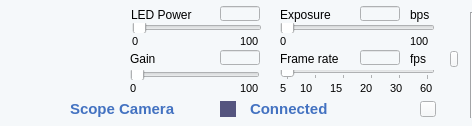
            <widget class="QWidget" name="widget" native="true">
             <property name="sizePolicy">
              <sizepolicy hsizetype="Fixed" vsizetype="Fixed">
               <horstretch>0</horstretch>
               <verstretch>0</verstretch>
              </sizepolicy>
             </property>
             <property name="minimumSize">
              <size>
               <width>472</width>
               <height>126</height>
              </size>
             </property>
             <property name="maximumSize">
              <size>
               <width>472</width>
               <height>126</height>
              </size>
             </property>
             <property name="styleSheet">
              <string notr="true">background-color: rgb(170, 255, 0);
background-color: rgb(245, 248, 250);</string>
             </property>
             <widget class="QToolButton" name="OnScopeCamButton">
              <property name="geometry">
               <rect>
                <x>25</x>
                <y>16</y>
                <width>94</width>
                <height>72</height>
               </rect>
              </property>
              <property name="styleSheet">
               <string notr="true">#OnScopeCamButton{
background-color: transparent; 
border-image: url(:/online/Asset 14.png);
background:none;
border:none;
background-repeat:none;
}
#OnScopeCamButton:pressed
{
border-image:url(:/online/Asset 14_pre.png);
background-repeat: no-repeat;
}
</string>
              </property>
              <property name="text">
               <string/>
              </property>
             </widget>
             <widget class="Line" name="line">
              <property name="geometry">
               <rect>
                <x>470</x>
                <y>12</y>
                <width>2</width>
                <height>106</height>
               </rect>
              </property>
              <property name="sizePolicy">
               <sizepolicy hsizetype="Fixed" vsizetype="Fixed">
                <horstretch>0</horstretch>
                <verstretch>0</verstretch>
               </sizepolicy>
              </property>
              <property name="minimumSize">
               <size>
                <width>2</width>
                <height>106</height>
               </size>
              </property>
              <property name="maximumSize">
               <size>
                <width>2</width>
                <height>106</height>
               </size>
              </property>
              <property name="orientation">
               <enum>Qt::Vertical</enum>
              </property>
             </widget>
             <widget class="QPushButton" name="pushButton_119">
              <property name="geometry">
               <rect>
                <x>450</x>
                <y>51</y>
                <width>8</width>
                <height>16</height>
               </rect>
              </property>
              <property name="sizePolicy">
               <sizepolicy hsizetype="Fixed" vsizetype="Fixed">
                <horstretch>0</horstretch>
                <verstretch>0</verstretch>
               </sizepolicy>
              </property>
              <property name="minimumSize">
               <size>
                <width>8</width>
                <height>16</height>
               </size>
              </property>
              <property name="maximumSize">
               <size>
                <width>8</width>
                <height>16</height>
               </size>
              </property>
              <property name="font">
               <font>
                <family>Arial</family>
               </font>
              </property>
              <property name="styleSheet">
               <string notr="true">border-image: url(:/online/LeftArrow.png);</string>
              </property>
              <property name="text">
               <string/>
              </property>
             </widget>
             <widget class="QPushButton" name="pushButton_120">
              <property name="geometry">
               <rect>
                <x>420</x>
                <y>101</y>
                <width>16</width>
                <height>16</height>
               </rect>
              </property>
              <property name="sizePolicy">
               <sizepolicy hsizetype="Fixed" vsizetype="Fixed">
                <horstretch>0</horstretch>
                <verstretch>0</verstretch>
               </sizepolicy>
              </property>
              <property name="minimumSize">
               <size>
                <width>16</width>
                <height>16</height>
               </size>
              </property>
              <property name="maximumSize">
               <size>
                <width>16</width>
                <height>16</height>
               </size>
              </property>
              <property name="font">
               <font>
                <family>Arial</family>
               </font>
              </property>
              <property name="text">
               <string/>
              </property>
             </widget>
             <widget class="QLabel" name="label_151">
              <property name="geometry">
               <rect>
                <x>70</x>
                <y>101</y>
                <width>140</width>
                <height>16</height>
               </rect>
              </property>
              <property name="sizePolicy">
               <sizepolicy hsizetype="Fixed" vsizetype="Fixed">
                <horstretch>0</horstretch>
                <verstretch>0</verstretch>
               </sizepolicy>
              </property>
              <property name="font">
               <font>
                <family>Arial</family>
                <pointsize>11</pointsize>
                <weight>75</weight>
                <bold>true</bold>
               </font>
              </property>
              <property name="styleSheet">
               <string notr="true">color: rgb(67, 114, 193);</string>
              </property>
              <property name="text">
               <string>Scope Camera</string>
              </property>
             </widget>
             <widget class="QWidget" name="OnScopeCamSign" native="true">
              <property name="geometry">
               <rect>
                <x>220</x>
                <y>101</y>
                <width>16</width>
                <height>16</height>
               </rect>
              </property>
              <property name="sizePolicy">
               <sizepolicy hsizetype="Fixed" vsizetype="Fixed">
                <horstretch>0</horstretch>
                <verstretch>0</verstretch>
               </sizepolicy>
              </property>
              <property name="minimumSize">
               <size>
                <width>16</width>
                <height>16</height>
               </size>
              </property>
              <property name="maximumSize">
               <size>
                <width>16</width>
                <height>16</height>
               </size>
              </property>
              <property name="font">
               <font>
                <family>Arial</family>
               </font>
              </property>
              <property name="styleSheet">
               <string notr="true">background-color: rgb(85, 85, 127);</string>
              </property>
             </widget>
             <widget class="QLabel" name="OnScopeCamStatusLabel">
              <property name="geometry">
               <rect>
                <x>250</x>
                <y>101</y>
                <width>102</width>
                <height>16</height>
               </rect>
              </property>
              <property name="sizePolicy">
               <sizepolicy hsizetype="Fixed" vsizetype="Fixed">
                <horstretch>0</horstretch>
                <verstretch>0</verstretch>
               </sizepolicy>
              </property>
              <property name="font">
               <font>
                <family>Arial</family>
                <pointsize>11</pointsize>
                <weight>75</weight>
                <bold>true</bold>
               </font>
              </property>
              <property name="styleSheet">
               <string notr="true">color: rgb(67, 114, 193);</string>
              </property>
              <property name="text">
               <string>Connected</string>
              </property>
             </widget>
             <widget class="QLabel" name="label_142">
              <property name="geometry">
               <rect>
                <x>131</x>
                <y>6</y>
                <width>89</width>
                <height>18</height>
               </rect>
              </property>
              <property name="font">
               <font>
                <family>Arial</family>
                <pointsize>9</pointsize>
               </font>
              </property>
              <property name="text">
               <string>LED Power</string>
              </property>
             </widget>
             <widget class="QLineEdit" name="OnscopeLEDvalue">
              <property name="geometry">
               <rect>
                <x>220</x>
                <y>6</y>
                <width>40</width>
                <height>15</height>
               </rect>
              </property>
              <property name="sizePolicy">
               <sizepolicy hsizetype="Fixed" vsizetype="Fixed">
                <horstretch>0</horstretch>
                <verstretch>0</verstretch>
               </sizepolicy>
              </property>
              <property name="minimumSize">
               <size>
                <width>40</width>
                <height>15</height>
               </size>
              </property>
              <property name="maximumSize">
               <size>
                <width>40</width>
                <height>15</height>
               </size>
              </property>
              <property name="font">
               <font>
                <family>Arial</family>
                <pointsize>8</pointsize>
               </font>
              </property>
              <property name="text">
               <string/>
              </property>
             </widget>
             <widget class="QSlider" name="OnscopeLEDslider">
              <property name="geometry">
               <rect>
                <x>132</x>
                <y>23</y>
                <width>130</width>
                <height>10</height>
               </rect>
              </property>
              <property name="font">
               <font>
                <family>Arial</family>
               </font>
              </property>
              <property name="orientation">
               <enum>Qt::Horizontal</enum>
              </property>
             </widget>
             <widget class="QLabel" name="label_145">
              <property name="geometry">
               <rect>
                <x>132</x>
                <y>33</y>
                <width>16</width>
                <height>16</height>
               </rect>
              </property>
              <property name="sizePolicy">
               <sizepolicy hsizetype="Fixed" vsizetype="Fixed">
                <horstretch>0</horstretch>
                <verstretch>0</verstretch>
               </sizepolicy>
              </property>
              <property name="font">
               <font>
                <family>Arial</family>
                <pointsize>8</pointsize>
               </font>
              </property>
              <property name="layoutDirection">
               <enum>Qt::LeftToRight</enum>
              </property>
              <property name="text">
               <string>0</string>
              </property>
              <property name="alignment">
               <set>Qt::AlignLeading|Qt::AlignLeft|Qt::AlignVCenter</set>
              </property>
             </widget>
             <widget class="QLabel" name="label_147">
              <property name="geometry">
               <rect>
                <x>240</x>
                <y>33</y>
                <width>24</width>
                <height>16</height>
               </rect>
              </property>
              <property name="sizePolicy">
               <sizepolicy hsizetype="Fixed" vsizetype="Fixed">
                <horstretch>0</horstretch>
                <verstretch>0</verstretch>
               </sizepolicy>
              </property>
              <property name="font">
               <font>
                <family>Arial</family>
                <pointsize>8</pointsize>
               </font>
              </property>
              <property name="layoutDirection">
               <enum>Qt::LeftToRight</enum>
              </property>
              <property name="text">
               <string>100</string>
              </property>
              <property name="alignment">
               <set>Qt::AlignLeading|Qt::AlignLeft|Qt::AlignVCenter</set>
              </property>
             </widget>
             <widget class="QLabel" name="label_144">
              <property name="geometry">
               <rect>
                <x>130</x>
                <y>50</y>
                <width>35</width>
                <height>18</height>
               </rect>
              </property>
              <property name="sizePolicy">
               <sizepolicy hsizetype="Fixed" vsizetype="Fixed">
                <horstretch>0</horstretch>
                <verstretch>0</verstretch>
               </sizepolicy>
              </property>
              <property name="font">
               <font>
                <family>Arial</family>
                <pointsize>9</pointsize>
               </font>
              </property>
              <property name="text">
               <string>Gain</string>
              </property>
             </widget>
             <widget class="QLineEdit" name="OnscopeGainValue">
              <property name="geometry">
               <rect>
                <x>220</x>
                <y>50</y>
                <width>40</width>
                <height>15</height>
               </rect>
              </property>
              <property name="sizePolicy">
               <sizepolicy hsizetype="Fixed" vsizetype="Fixed">
                <horstretch>0</horstretch>
                <verstretch>0</verstretch>
               </sizepolicy>
              </property>
              <property name="minimumSize">
               <size>
                <width>40</width>
                <height>15</height>
               </size>
              </property>
              <property name="maximumSize">
               <size>
                <width>40</width>
                <height>15</height>
               </size>
              </property>
              <property name="font">
               <font>
                <family>Arial</family>
                <pointsize>8</pointsize>
               </font>
              </property>
             </widget>
             <widget class="QSlider" name="OnscopeGainSlider">
              <property name="geometry">
               <rect>
                <x>130</x>
                <y>70</y>
                <width>130</width>
                <height>10</height>
               </rect>
              </property>
              <property name="font">
               <font>
                <family>Arial</family>
               </font>
              </property>
              <property name="orientation">
               <enum>Qt::Horizontal</enum>
              </property>
             </widget>
             <widget class="QLabel" name="label_146">
              <property name="geometry">
               <rect>
                <x>130</x>
                <y>80</y>
                <width>16</width>
                <height>16</height>
               </rect>
              </property>
              <property name="sizePolicy">
               <sizepolicy hsizetype="Fixed" vsizetype="Fixed">
                <horstretch>0</horstretch>
                <verstretch>0</verstretch>
               </sizepolicy>
              </property>
              <property name="font">
               <font>
                <family>Arial</family>
                <pointsize>8</pointsize>
               </font>
              </property>
              <property name="layoutDirection">
               <enum>Qt::LeftToRight</enum>
              </property>
              <property name="text">
               <string>0</string>
              </property>
              <property name="alignment">
               <set>Qt::AlignLeading|Qt::AlignLeft|Qt::AlignVCenter</set>
              </property>
             </widget>
             <widget class="QLabel" name="label_152">
              <property name="geometry">
               <rect>
                <x>240</x>
                <y>80</y>
                <width>24</width>
                <height>16</height>
               </rect>
              </property>
              <property name="sizePolicy">
               <sizepolicy hsizetype="Fixed" vsizetype="Fixed">
                <horstretch>0</horstretch>
                <verstretch>0</verstretch>
               </sizepolicy>
              </property>
              <property name="font">
               <font>
                <family>Arial</family>
                <pointsize>8</pointsize>
               </font>
              </property>
              <property name="layoutDirection">
               <enum>Qt::LeftToRight</enum>
              </property>
              <property name="text">
               <string>100</string>
              </property>
              <property name="alignment">
               <set>Qt::AlignLeading|Qt::AlignLeft|Qt::AlignVCenter</set>
              </property>
             </widget>
             <widget class="QLabel" name="label_150">
              <property name="geometry">
               <rect>
                <x>280</x>
                <y>6</y>
                <width>78</width>
                <height>18</height>
               </rect>
              </property>
              <property name="sizePolicy">
               <sizepolicy hsizetype="Fixed" vsizetype="Fixed">
                <horstretch>0</horstretch>
                <verstretch>0</verstretch>
               </sizepolicy>
              </property>
              <property name="font">
               <font>
                <family>Arial</family>
                <pointsize>9</pointsize>
               </font>
              </property>
              <property name="text">
               <string>Exposure</string>
              </property>
             </widget>
             <widget class="QLineEdit" name="OnscopeExposureValue">
              <property name="geometry">
               <rect>
                <x>360</x>
                <y>6</y>
                <width>40</width>
                <height>15</height>
               </rect>
              </property>
              <property name="sizePolicy">
               <sizepolicy hsizetype="Fixed" vsizetype="Fixed">
                <horstretch>0</horstretch>
                <verstretch>0</verstretch>
               </sizepolicy>
              </property>
              <property name="minimumSize">
               <size>
                <width>40</width>
                <height>15</height>
               </size>
              </property>
              <property name="maximumSize">
               <size>
                <width>40</width>
                <height>15</height>
               </size>
              </property>
              <property name="font">
               <font>
                <family>Arial</family>
                <pointsize>8</pointsize>
               </font>
              </property>
             </widget>
             <widget class="QLabel" name="label_218">
              <property name="geometry">
               <rect>
                <x>410</x>
                <y>6</y>
                <width>30</width>
                <height>18</height>
               </rect>
              </property>
              <property name="sizePolicy">
               <sizepolicy hsizetype="Fixed" vsizetype="Fixed">
                <horstretch>0</horstretch>
                <verstretch>0</verstretch>
               </sizepolicy>
              </property>
              <property name="font">
               <font>
                <family>Arial</family>
                <pointsize>9</pointsize>
               </font>
              </property>
              <property name="text">
               <string>bps</string>
              </property>
             </widget>
             <widget class="QSlider" name="OnscopeExposureSlider">
              <property name="geometry">
               <rect>
                <x>280</x>
                <y>23</y>
                <width>155</width>
                <height>10</height>
               </rect>
              </property>
              <property name="font">
               <font>
                <family>Arial</family>
               </font>
              </property>
              <property name="cursor">
               <cursorShape>WaitCursor</cursorShape>
              </property>
              <property name="orientation">
               <enum>Qt::Horizontal</enum>
              </property>
             </widget>
             <widget class="QLabel" name="label_148">
              <property name="geometry">
               <rect>
                <x>280</x>
                <y>33</y>
                <width>16</width>
                <height>16</height>
               </rect>
              </property>
              <property name="sizePolicy">
               <sizepolicy hsizetype="Fixed" vsizetype="Fixed">
                <horstretch>0</horstretch>
                <verstretch>0</verstretch>
               </sizepolicy>
              </property>
              <property name="font">
               <font>
                <family>Arial</family>
                <pointsize>8</pointsize>
               </font>
              </property>
              <property name="layoutDirection">
               <enum>Qt::LeftToRight</enum>
              </property>
              <property name="text">
               <string>0</string>
              </property>
              <property name="alignment">
               <set>Qt::AlignLeading|Qt::AlignLeft|Qt::AlignVCenter</set>
              </property>
             </widget>
             <widget class="QLabel" name="label_153">
              <property name="geometry">
               <rect>
                <x>410</x>
                <y>33</y>
                <width>24</width>
                <height>16</height>
               </rect>
              </property>
              <property name="sizePolicy">
               <sizepolicy hsizetype="Fixed" vsizetype="Fixed">
                <horstretch>0</horstretch>
                <verstretch>0</verstretch>
               </sizepolicy>
              </property>
              <property name="font">
               <font>
                <family>Arial</family>
                <pointsize>8</pointsize>
               </font>
              </property>
              <property name="layoutDirection">
               <enum>Qt::LeftToRight</enum>
              </property>
              <property name="text">
               <string>100</string>
              </property>
              <property name="alignment">
               <set>Qt::AlignLeading|Qt::AlignLeft|Qt::AlignVCenter</set>
              </property>
             </widget>
             <widget class="QLabel" name="label_157">
              <property name="geometry">
               <rect>
                <x>280</x>
                <y>50</y>
                <width>71</width>
                <height>18</height>
               </rect>
              </property>
              <property name="sizePolicy">
               <sizepolicy hsizetype="Fixed" vsizetype="Fixed">
                <horstretch>0</horstretch>
                <verstretch>0</verstretch>
               </sizepolicy>
              </property>
              <property name="font">
               <font>
                <family>Arial</family>
                <pointsize>9</pointsize>
               </font>
              </property>
              <property name="text">
               <string>Frame rate</string>
              </property>
             </widget>
             <widget class="QLineEdit" name="OnscopeFRvalue">
              <property name="geometry">
               <rect>
                <x>360</x>
                <y>50</y>
                <width>40</width>
                <height>15</height>
               </rect>
              </property>
              <property name="sizePolicy">
               <sizepolicy hsizetype="Fixed" vsizetype="Fixed">
                <horstretch>0</horstretch>
                <verstretch>0</verstretch>
               </sizepolicy>
              </property>
              <property name="minimumSize">
               <size>
                <width>40</width>
                <height>15</height>
               </size>
              </property>
              <property name="maximumSize">
               <size>
                <width>40</width>
                <height>15</height>
               </size>
              </property>
              <property name="font">
               <font>
                <family>Arial</family>
                <pointsize>8</pointsize>
               </font>
              </property>
             </widget>
             <widget class="QLabel" name="label_155">
              <property name="geometry">
               <rect>
                <x>410</x>
                <y>50</y>
                <width>25</width>
                <height>18</height>
               </rect>
              </property>
              <property name="sizePolicy">
               <sizepolicy hsizetype="Fixed" vsizetype="Fixed">
                <horstretch>0</horstretch>
                <verstretch>0</verstretch>
               </sizepolicy>
              </property>
              <property name="font">
               <font>
                <family>Arial</family>
                <pointsize>9</pointsize>
               </font>
              </property>
              <property name="text">
               <string>fps</string>
              </property>
             </widget>
             <widget class="QSlider" name="OnscopeFRslider">
              <property name="geometry">
               <rect>
                <x>280</x>
                <y>70</y>
                <width>155</width>
                <height>10</height>
               </rect>
              </property>
              <property name="font">
               <font>
                <family>Arial</family>
               </font>
              </property>
              <property name="mouseTracking">
               <bool>false</bool>
              </property>
              <property name="minimum">
               <number>0</number>
              </property>
              <property name="maximum">
               <number>5</number>
              </property>
              <property name="singleStep">
               <number>1</number>
              </property>
              <property name="pageStep">
               <number>1</number>
              </property>
              <property name="value">
               <number>0</number>
              </property>
              <property name="sliderPosition">
               <number>0</number>
              </property>
              <property name="orientation">
               <enum>Qt::Horizontal</enum>
              </property>
              <property name="invertedControls">
               <bool>false</bool>
              </property>
              <property name="tickPosition">
               <enum>QSlider::TicksBelow</enum>
              </property>
              <property name="tickInterval">
               <number>1</number>
              </property>
             </widget>
             <widget class="QLabel" name="label_141">
              <property name="geometry">
               <rect>
                <x>280</x>
                <y>80</y>
                <width>16</width>
                <height>16</height>
               </rect>
              </property>
              <property name="sizePolicy">
               <sizepolicy hsizetype="Fixed" vsizetype="Fixed">
                <horstretch>0</horstretch>
                <verstretch>0</verstretch>
               </sizepolicy>
              </property>
              <property name="font">
               <font>
                <family>Arial</family>
                <pointsize>8</pointsize>
               </font>
              </property>
              <property name="layoutDirection">
               <enum>Qt::LeftToRight</enum>
              </property>
              <property name="text">
               <string>5</string>
              </property>
              <property name="alignment">
               <set>Qt::AlignLeading|Qt::AlignLeft|Qt::AlignVCenter</set>
              </property>
             </widget>
             <widget class="QLabel" name="label_149">
              <property name="geometry">
               <rect>
                <x>300</x>
                <y>80</y>
                <width>16</width>
                <height>16</height>
               </rect>
              </property>
              <property name="sizePolicy">
               <sizepolicy hsizetype="Fixed" vsizetype="Fixed">
                <horstretch>0</horstretch>
                <verstretch>0</verstretch>
               </sizepolicy>
              </property>
              <property name="font">
               <font>
                <family>Arial</family>
                <pointsize>8</pointsize>
               </font>
              </property>
              <property name="layoutDirection">
               <enum>Qt::LeftToRight</enum>
              </property>
              <property name="text">
               <string>10</string>
              </property>
              <property name="alignment">
               <set>Qt::AlignLeading|Qt::AlignLeft|Qt::AlignVCenter</set>
              </property>
             </widget>
             <widget class="QLabel" name="label_156">
              <property name="geometry">
               <rect>
                <x>330</x>
                <y>80</y>
                <width>16</width>
                <height>16</height>
               </rect>
              </property>
              <property name="sizePolicy">
               <sizepolicy hsizetype="Fixed" vsizetype="Fixed">
                <horstretch>0</horstretch>
                <verstretch>0</verstretch>
               </sizepolicy>
              </property>
              <property name="font">
               <font>
                <family>Arial</family>
                <pointsize>8</pointsize>
               </font>
              </property>
              <property name="layoutDirection">
               <enum>Qt::LeftToRight</enum>
              </property>
              <property name="text">
               <string>15</string>
              </property>
              <property name="alignment">
               <set>Qt::AlignLeading|Qt::AlignLeft|Qt::AlignVCenter</set>
              </property>
             </widget>
             <widget class="QLabel" name="label_143">
              <property name="geometry">
               <rect>
                <x>360</x>
                <y>80</y>
                <width>16</width>
                <height>16</height>
               </rect>
              </property>
              <property name="sizePolicy">
               <sizepolicy hsizetype="Fixed" vsizetype="Fixed">
                <horstretch>0</horstretch>
                <verstretch>0</verstretch>
               </sizepolicy>
              </property>
              <property name="font">
               <font>
                <family>Arial</family>
                <pointsize>8</pointsize>
               </font>
              </property>
              <property name="layoutDirection">
               <enum>Qt::LeftToRight</enum>
              </property>
              <property name="text">
               <string>20</string>
              </property>
              <property name="alignment">
               <set>Qt::AlignLeading|Qt::AlignLeft|Qt::AlignVCenter</set>
              </property>
             </widget>
             <widget class="QLabel" name="label_158">
              <property name="geometry">
               <rect>
                <x>390</x>
                <y>80</y>
                <width>16</width>
                <height>16</height>
               </rect>
              </property>
              <property name="sizePolicy">
               <sizepolicy hsizetype="Fixed" vsizetype="Fixed">
                <horstretch>0</horstretch>
                <verstretch>0</verstretch>
               </sizepolicy>
              </property>
              <property name="font">
               <font>
                <family>Arial</family>
                <pointsize>8</pointsize>
               </font>
              </property>
              <property name="layoutDirection">
               <enum>Qt::LeftToRight</enum>
              </property>
              <property name="text">
               <string>30</string>
              </property>
              <property name="alignment">
               <set>Qt::AlignLeading|Qt::AlignLeft|Qt::AlignVCenter</set>
              </property>
             </widget>
             <widget class="QLabel" name="label_154">
              <property name="geometry">
               <rect>
                <x>420</x>
                <y>80</y>
                <width>16</width>
                <height>16</height>
               </rect>
              </property>
              <property name="sizePolicy">
               <sizepolicy hsizetype="Fixed" vsizetype="Fixed">
                <horstretch>0</horstretch>
                <verstretch>0</verstretch>
               </sizepolicy>
              </property>
              <property name="font">
               <font>
                <family>Arial</family>
                <pointsize>8</pointsize>
               </font>
              </property>
              <property name="layoutDirection">
               <enum>Qt::LeftToRight</enum>
              </property>
              <property name="text">
               <string>60</string>
              </property>
              <property name="alignment">
               <set>Qt::AlignLeading|Qt::AlignLeft|Qt::AlignVCenter</set>
              </property>
             </widget>
            </widget>
